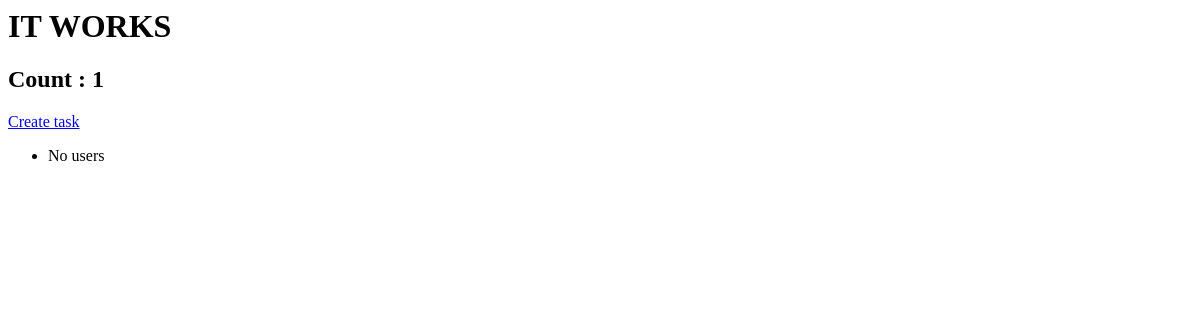
The app's page /, older data.
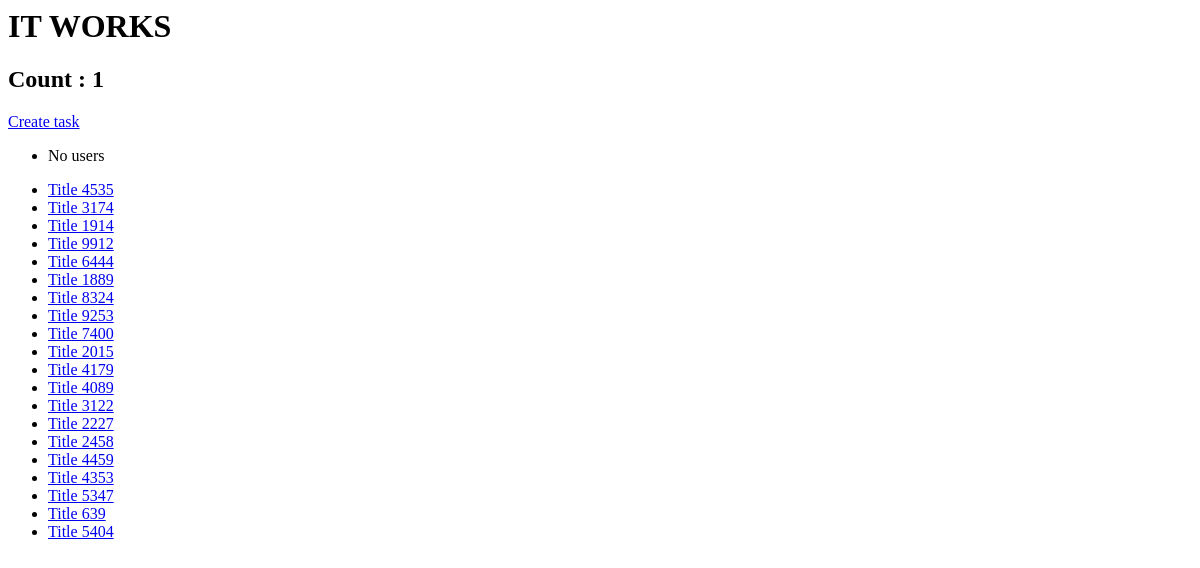
The same page, newer data.
### demo/web/models.py (models this page shows)
class Task(models.Model):
    title = models.CharField(max_length=50)
    completed = models.BooleanField(default=False)

### demo/web/views.py (the view)
# urls.py: path('', index, name='index'),
def index(request):
    request.session['count'] = request.session.get('count', 0) + 1
    if not cache.get('users'):
        users = cache.set('users', UserModel.objects.all(), 30)
    users = cache.get('users')
    prev_tasks_id = request.session.get('prev_tasks', [])
    context = {
        'users': users,
        'count': request.session['count'],
        'tasks':Task.objects.all(),
        'prev_tasks': Task.objects.filter(pk__in=prev_tasks_id),
    }
    return render(request,
                  'index.html',
                  context)

### templates/index.html (shortened to what this page needs)
<h1>IT WORKS</h1>
<h2> Count : {{ count }} </h2>
<a href="{% url 'create_task' %}">Create task</a>
<ul>
    {% for user in users %}
        <li>grate
            {{ user.username }}
        </li>
        {% empty %}
        <li>
        No users
        </li>
    {% endfor %}
</ul>
<ul>
    {% for task in tasks %}
        <li>
            <a href="{% url 'details_task' task.pk %}">{{ task.title }}</a>
        </li>
    {% endfor %}
</ul>

Row changes from the older to the newer data that the page shows:
added Task: title "Title 4535"
added Task: title "Title 3174"
added Task: title "Title 1914"
added Task: title "Title 9912"
added Task: title "Title 6444"
added Task: title "Title 1889"
added Task: title "Title 8324"
added Task: title "Title 9253"
added Task: title "Title 7400"
added Task: title "Title 2015"
added Task: title "Title 4179"
added Task: title "Title 4089"
added Task: title "Title 3122"
added Task: title "Title 2227"
added Task: title "Title 2458"
added Task: title "Title 4459"
added Task: title "Title 4353"
added Task: title "Title 5347"
added Task: title "Title 639"
added Task: title "Title 5404"
